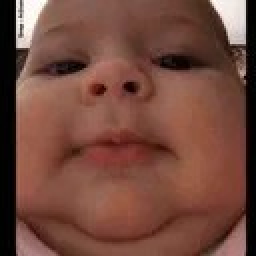
#> input picture ezgif-26c2f466051ef9.jpg, 128 x 128 px (shown 2 times larger)
$ python ai_forensic_detector.py ezgif-26c2f466051ef9.jpg
#> lines starting #> are read from the running program, lines starting #| are printed output that depends on the picture; long printed decimals are rounded
"""
🔬 AI Forensic Detector - Advanced AI-Generated Image Detection Tool
========================================================================

Comprehensive multi-layer image analysis using advanced forensic techniques:
1. PRNU fingerprint analysis (Photo Response Non-Uniformity)
2. FFT spectrum analysis to detect artificial patterns
3. JPEG quantization table analysis
4. Texture and edge consistency analysis

This tool provides reliable final results without relying on external AI models.
"""

import cv2
import numpy as np
from PIL import Image
import requests
import io
import sys
from scipy.fft import fft2, fftshift
from typing import Tuple, Optional, Dict
import logging

# Configure logging
logging.basicConfig(level=logging.INFO, format='%(asctime)s - %(levelname)s - %(message)s')
logger = logging.getLogger(__name__)


def load_image(src: str) -> Optional[np.ndarray]:
    """
    Load image from local path or URL.

    Args:
        src (str): Image path or URL

    Returns:
        Optional[np.ndarray]: Image in BGR format or None
    """
    try:
        if src.startswith("http"):
            logger.info(f"Loading image from URL: {src}")
            data = requests.get(src, timeout=10).content
            img = cv2.imdecode(np.frombuffer(data, np.uint8), cv2.IMREAD_COLOR)
        else:
            logger.info(f"Loading image from: {src}")
            img = cv2.imread(src)

        if img is None:
            logger.error("Failed to load image")
            return None

        logger.info(f"Image loaded successfully - Size: {img.shape}")
        return img
    except Exception as e:
        logger.error(f"Error loading image: {e}")
        return None


# ============================================================
# 1) PRNU Fingerprint Detection (Photo Response Non-Uniformity)
# ============================================================

def extract_noise(img: np.ndarray) -> np.ndarray:
    """
    Extract PRNU fingerprint from the image.

    PRNU is a unique fingerprint for each camera resulting from non-uniform
    sensor response. AI-generated images typically do not contain clear PRNU.

    Args:
        img (np.ndarray): Input image

    Returns:
        np.ndarray: Noise/PRNU matrix
    """
    gray = cv2.cvtColor(img, cv2.COLOR_BGR2GRAY)
    denoised = cv2.fastNlMeansDenoising(gray, None, 10, 7, 21)
    noise = gray.astype(np.float32) - denoised.astype(np.float32)
    return noise


def noise_score(noise: np.ndarray) -> Tuple[float, float]:
    """
    Calculate noise score.

    Args:
        noise (np.ndarray): Noise matrix

    Returns:
        Tuple[float, float]: (Standard Deviation, Energy)
    """
    std_dev = np.std(noise)
    energy = np.mean(noise ** 2)
    return std_dev, energy


# ============================================================
# 2) FFT Spectrum Analysis (Detecting Artificial Patterns)
# ============================================================

def fft_analysis(img: np.ndarray) -> float:
    """
    Analyze Fourier spectrum to detect grid patterns in AI-generated images.

    Generated images typically have low variance and regular grid patterns
    in the spectrum. Real images have more random distribution.

    Args:
        img (np.ndarray): Input image

    Returns:
        float: Spectrum variance (FFT Variance)
    """
    gray = cv2.cvtColor(img, cv2.COLOR_BGR2GRAY)
    f = fft2(gray)
    fshift = fftshift(f)
    magnitude = np.log(np.abs(fshift) + 1)
    fft_variance = np.std(magnitude)

    logger.debug(f"FFT Variance: {fft_variance:.4f}")
    return fft_variance


# ============================================================
# 3) JPEG Quantization Table Analysis
# ============================================================

def jpeg_quality_analysis(path: str) -> Optional[float]:
    """
    Analyze JPEG quantization tables to detect unusual processing patterns.

    Note: This only works on local files, not on URLs.

    Args:
        path (str): Path to local JPEG file

    Returns:
        Optional[float]: Average quantization table or None
    """
    try:
        img = Image.open(path)
        if "quantization" in img.info:
            qtables = img.info["quantization"]
            flat = []
            for table in qtables.values():
                flat.extend(table)
            avg_q = np.mean(flat)
            logger.debug(f"JPEG QTable Average: {avg_q:.2f}")
            return avg_q
    except Exception as e:
        logger.debug(f"Cannot analyze JPEG QTable: {e}")
        return None

    return None


# ============================================================
# 4) Texture and Edge Consistency Analysis
# ============================================================

def texture_score(img: np.ndarray) -> float:
    """
    Calculate edge density in the image.

    AI-generated images typically have soft and less sharp edges.
    Real images (from cameras) have sharper, more detailed edges.

    Args:
        img (np.ndarray): Input image

    Returns:
        float: Edge density (0-1)
    """
    gray = cv2.cvtColor(img, cv2.COLOR_BGR2GRAY)
    edges = cv2.Canny(gray, 50, 150)
    edge_density = np.sum(edges) / edges.size

    logger.debug(f"Edge Density: {edge_density:.6f}")
    return edge_density


# ============================================================
# Comprehensive Analysis and Decision Engine
# ============================================================

def final_analysis(img: np.ndarray, path: Optional[str] = None) -> str:
    """
    Comprehensive image analysis using all techniques together.

    Criteria used:
    - Noise STD: Very low → AI-generated image (Std < 3)
    - FFT Variance: Very low → Artificial grid patterns
    - Texture Density: Very low → Very soft edges
    - JPEG QTable: Unusual → Artificial processing

    Args:
        img (np.ndarray): Input image
        path (Optional[str]): Image path (for JPEG analysis)

    Returns:
        str: Final verdict
    """
    logger.info("Starting comprehensive image analysis...")

    # Extract all metrics
    noise = extract_noise(img)
    std, energy = noise_score(noise)
    fft_var = fft_analysis(img)
    tex = texture_score(img)
    jpeg_q = jpeg_quality_analysis(path) if path and not path.startswith("http") else None

    # Print detailed results
    print("\n" + "="*50)
    print("🔬 Comprehensive Analysis Results")
    print("="*50)
    print(f"Noise Std Dev:       {std:.4f}")
    print(f"Noise Energy:        {energy:.4f}")
    print(f"FFT Variance:        {fft_var:.4f}")
    print(f"Edge Density:        {tex:.6f}")
    if jpeg_q is not None:
        print(f"JPEG QTable Average: {jpeg_q:.2f}")
    print("="*50)

    # Advanced decision engine
    ai_score = 0

    # 1️⃣ Noise criterion (high weight)
    if std < 3:
        ai_score += 2
        logger.warning("⚠️  Very low noise - strong indicator of AI generation")
    elif std < 6:
        ai_score += 1
        logger.info("⚠️  Low noise - likely AI-generated")

    # 2️⃣ FFT criterion (high weight)
    if fft_var < 60:
        ai_score += 2
        logger.warning("⚠️  Very regular FFT spectrum - indicates artificial patterns")
    elif fft_var < 80:
        ai_score += 1
        logger.info("⚠️  Regular FFT spectrum - likely AI-generated")

    # 3️⃣ Texture criterion
    if tex < 0.007:
        ai_score += 2
        logger.warning("⚠️  Very soft edges - indicator of AI generation")
    elif tex < 0.013:
        ai_score += 1
        logger.info("⚠️  Relatively soft edges - likely AI-generated")

    # 4️⃣ JPEG criterion
    if jpeg_q is not None and jpeg_q < 18:
        ai_score += 1
        logger.info("⚠️  Unusual JPEG quantization tables")

    # Final verdict
    if ai_score >= 5:
        verdict = "🤖 AI-Generated (very high probability)"
        confidence = "95-100%"
    elif ai_score >= 3:
        verdict = "⚠️  Likely AI-Generated"
        confidence = "70-85%"
    else:
        verdict = "✅ Real Image (from real camera)"
        confidence = "High"

    print(f"\n🎯 Final Verdict: {verdict}")
    print(f"📊 Confidence:    {confidence}")
    print("="*50 + "\n")

    logger.info(f"Final verdict: {verdict}")
    return verdict


# ============================================================
# CLI Interface
# ============================================================

def main():
    """Main entry point for command-line interface"""
    if len(sys.argv) < 2:
        print("Usage: python ai_forensic_detector.py [image path or URL]")
        print("\nExamples:")
        print("  python ai_forensic_detector.py image.jpg")
        print("  python ai_forensic_detector.py https://example.com/image.png")
        return

    src = sys.argv[1]
    logger.info(f"Starting analysis: {src}")

    img = load_image(src)
#> in load_image, img is the input picture: shape (128, 128, 3); mean B, G, R 61.1, 73, 115.2
    if img is None:
        logger.critical("Failed to load image")
        return

    final_analysis(img, src)
#> in extract_noise, `gray = cv2.cvtColor(img, cv2.COLOR_BGR2GRAY)`:
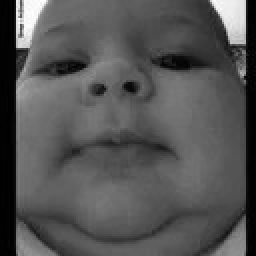
#> gray: shape (128, 128) (shown 2 times larger); min 0, max 254, mean 84.3
#> in extract_noise, `noise = gray.astype(np.float32) - denoised.astype(np.float32)`:
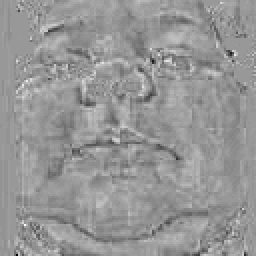
#> noise: shape (128, 128) float32 (shown 2 times larger); min -31, max 21, mean -0.3; drawn with min black and max white
#> in noise_score, `std_dev = np.std(noise)`: std_dev = 3.4
#> in noise_score, `energy = np.mean(noise ** 2)`: energy = 11.65
#> in final_analysis, `std, energy = noise_score(noise)`: std = 3.4; energy = 11.65
#> in fft_analysis, `magnitude = np.log(np.abs(fshift) + 1)`:
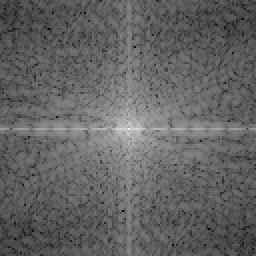
#> magnitude: shape (128, 128) float64 (shown 2 times larger); min 1.29, max 14.14, mean 6.3; drawn with min black and max white
#> in fft_analysis, `fft_variance = np.std(magnitude)`: fft_variance = 1.19
#> in texture_score, `edges = cv2.Canny(gray, 50, 150)`:
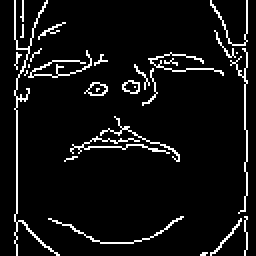
#> edges: shape (128, 128) (shown 2 times larger); 6.6% white in thin lines or dots
#> in texture_score, `edge_density = np.sum(edges) / edges.size`: edge_density = 16.72
#| Noise Std Dev:       3.3983
#| Noise Energy:        11.6533
#| FFT Variance:        1.1932
#| Edge Density:        16.716


if __name__ == "__main__":
    main()
